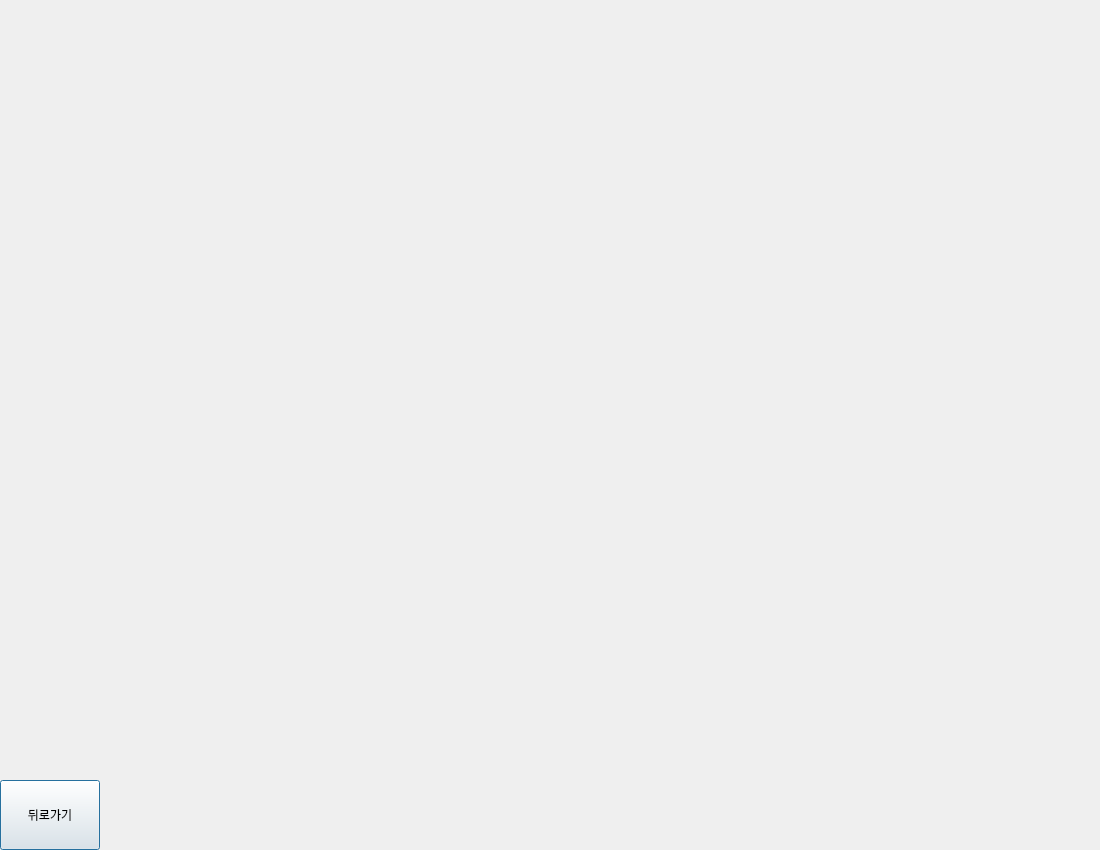
<?xml version="1.0" encoding="UTF-8"?>
<ui version="4.0">
 <class>Dialog</class>
 <widget class="QDialog" name="Dialog">
  <property name="geometry">
   <rect>
    <x>0</x>
    <y>0</y>
    <width>1100</width>
    <height>850</height>
   </rect>
  </property>
  <property name="windowTitle">
   <string>Dialog</string>
  </property>
  <widget class="QWidget" name="gridLayoutWidget">
   <property name="geometry">
    <rect>
     <x>120</x>
     <y>60</y>
     <width>901</width>
     <height>731</height>
    </rect>
   </property>
   <layout class="QGridLayout" name="logic_pan"/>
  </widget>
  <widget class="QPushButton" name="backButton">
   <property name="geometry">
    <rect>
     <x>0</x>
     <y>780</y>
     <width>100</width>
     <height>70</height>
    </rect>
   </property>
   <property name="text">
    <string>뒤로가기</string>
   </property>
  </widget>
  <widget class="QLabel" name="heart">
   <property name="geometry">
    <rect>
     <x>930</x>
     <y>10</y>
     <width>140</width>
     <height>30</height>
    </rect>
   </property>
   <property name="text">
    <string/>
   </property>
  </widget>
  <widget class="QLabel" name="time">
   <property name="geometry">
    <rect>
     <x>780</x>
     <y>10</y>
     <width>140</width>
     <height>30</height>
    </rect>
   </property>
   <property name="text">
    <string/>
   </property>
  </widget>
 </widget>
 <resources/>
 <connections/>
</ui>
